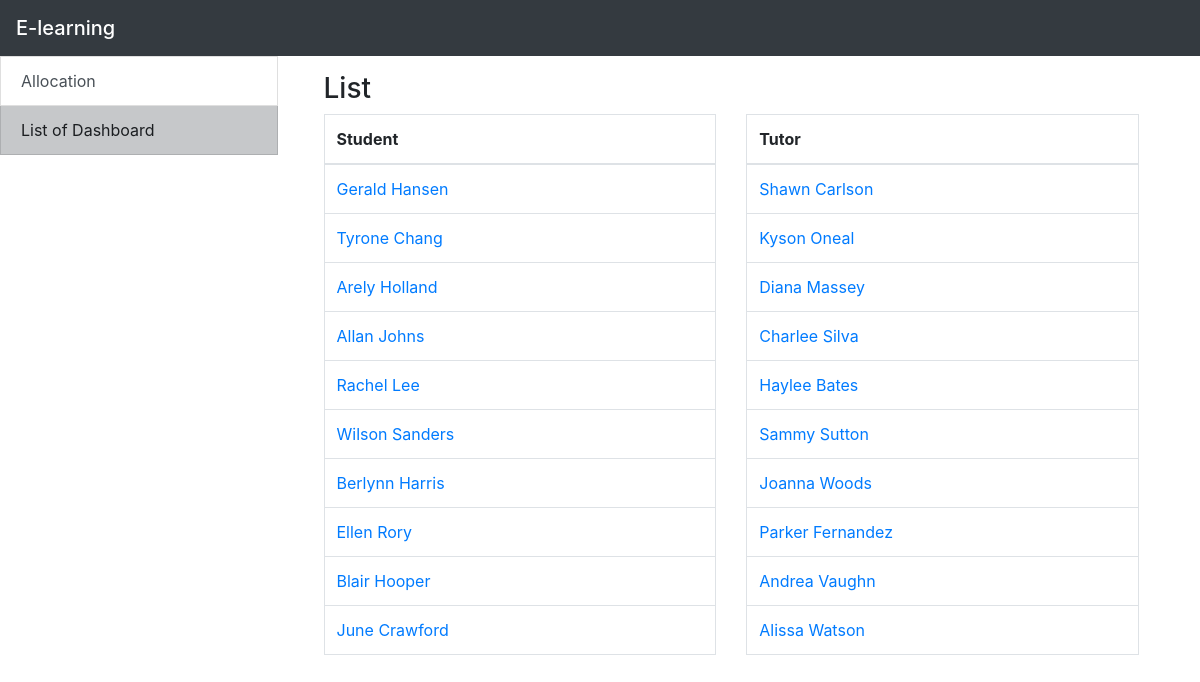
The page /Admin_list.php on the database as committed earlier.
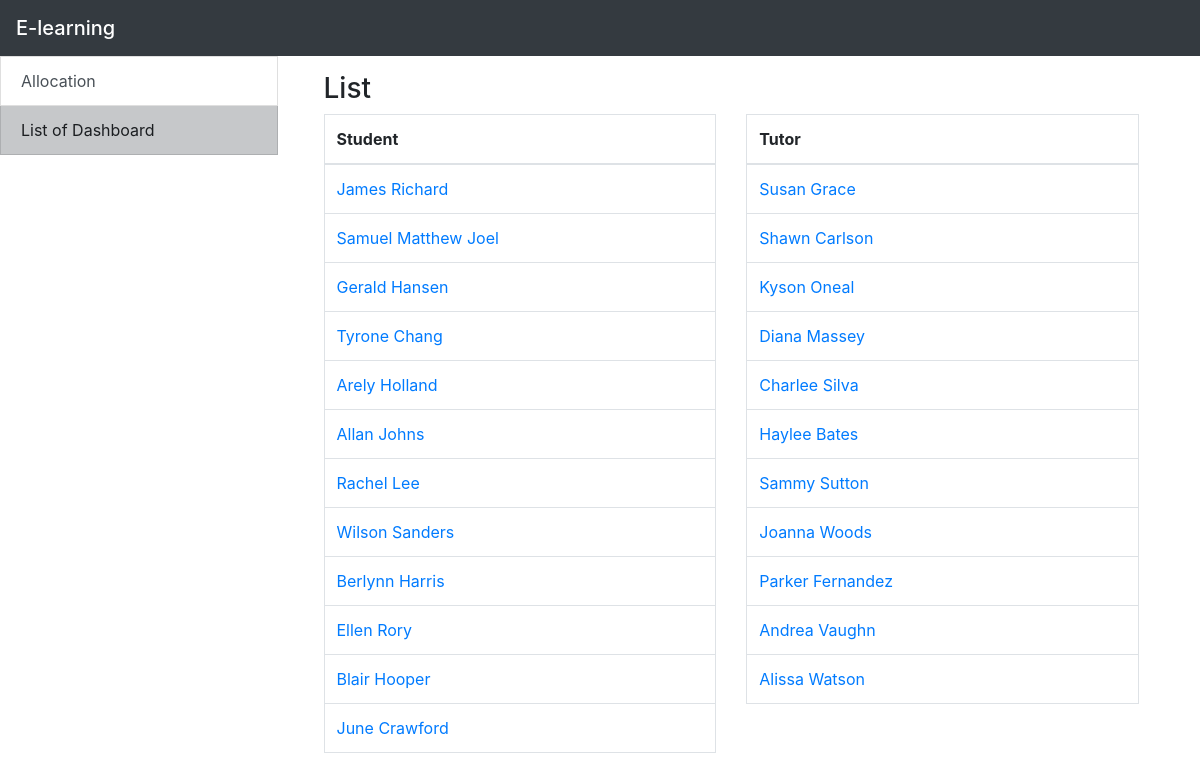
The same page on the database as committed later.
### tables this page shows
CREATE TABLE `student` (
  `studId` int(11) NOT NULL,
  `username` varchar(50) NOT NULL,
  `password` varchar(50) NOT NULL,
  `firstName` varchar(50) NOT NULL,
  `lastName` varchar(50) NOT NULL,
  `email` varchar(50) NOT NULL,
  `role` varchar(30) NOT NULL DEFAULT 'student',
  `Tutor` int(11) NOT NULL
);

CREATE TABLE `tutor` (
  `tutorId` int(11) NOT NULL,
  `username` varchar(50) NOT NULL,
  `password` varchar(50) NOT NULL,
  `firstName` varchar(50) NOT NULL,
  `lastName` varchar(50) NOT NULL,
  `email` varchar(50) NOT NULL,
  `role` varchar(30) NOT NULL DEFAULT 'tutor'
);

### include/function.php (called while the page is built, shortened)
<?php
include_once 'database.php';
function query($sql) {
  global $connection;
  return mysqli_query($connection, $sql);
}
function fetch_array($result){
  return mysqli_fetch_array($result);
}
 ?>

### Admin_list.php (the view, shortened to what this page needs)
<?php
include './include/header.php';
$sidebar = ['Allocation','List of Dashboard'];
$url = ['./Admin_dashboard.php','./Admin_list.php'];
?>
<div class="container-fluid row">
  <div class="list-group col-3">
    <?php include './include/sidebar.php'; ?>
  </div>
  <div class="col-9">
    <div class="container p-3">
      <h3>List</h3>
<div class="row">
  <div class="col-md-6">
<table class="table table-bordered">
  <thead>
    <tr>
      <th scope="col">Student</th>
    </tr>
  </thead>
  <tbody>
<?php
$query = query("SELECT * FROM student ORDER BY studId DESC");
 while ($row = fetch_array($query)) {
    $studId = $row['studId'];
    $firstName = $row['firstName'];
    $lastName = $row['lastName'];
echo "<tr>";
echo "<td><a href='student_dashboard.php?id=$studId'>$firstName "." $lastName</td>";
echo "</tr>";
}
       ?>
  </tbody>
</table>
</div>
  <div class="col-md-6">
<table class="table table-bordered">
  <thead>
    <tr>
      <th scope="col">Tutor</th>
    </tr>
  </thead>
  <tbody>
<?php
$query = query("SELECT * FROM tutor ORDER BY tutorId DESC");
 while ($row = fetch_array($query)) {
    $tutorId = $row['tutorId'];
    $firstName = $row['firstName'];
    $lastName = $row['lastName'];
echo "<tr>";
echo "<td><a href='lecture_dashboard.php?id=$tutorId'>$firstName "." $lastName</td>";
echo "</tr>";
}
       ?>
  </tbody>
</table>
</div>
</div>
    </div>
  </div>
</div>
<?php
include './include/footer.php';
?>

### include/sidebar.php
<?php
	foreach ($sidebar as $key => $value) {
		echo "<a href='$url[$key]' class='list-group-item list-group-item-action rounded-0'>$value</a>";
	}
 ?>

Rows that differ between the two databases and show on the page:
added student: firstName "James", lastName "Richard"
added student: firstName "Samuel Matthew", lastName "Joel"
added tutor: firstName "Susan", lastName "Grace"
